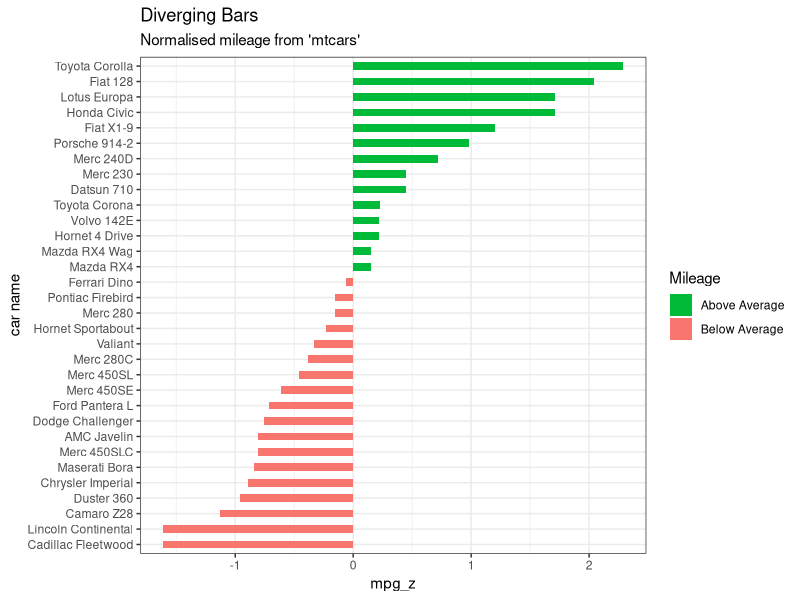

Here is the R script that generated this plot:
# This is a simple R script.
# Consider using R Notebook if you want to do markdown style commenting.
# Use hashtags to make comments. R will ignore everything after hashtag.
#' Hastags with a single quote will be written as "normal text" when knitted (more on that later)
#
# Make comments! Lots of comments to your script. It's important to document code
# Both so you can remember what you are doing, and so others can understand you what you have done
# https://medium.com/@andrewgoldis/how-to-document-source-code-responsibly-2b2f303aa525
# Execute lines by pressing cmd+enter (mac), or ctrl+enter (windows)

# To check the working directory:
getwd()

# Changing the working directory
setwd(dir = "./../Setup/")

# Save workspace

setwd(dir = "./../Intro_to_Rstudio//")
#### Several hashtags makes a section  ####
library(ggplot2)

#save.image("Some_data.Rdata")


#### Start a new section ####
#' do some stats:   
#' Example from http://r-statistics.co/Top50-Ggplot2-Visualizations-MasterList-R-Code.html  
#' Notice the different comment-mark?   
#' It will make a difference when writing a report (aka. knit the document)
#' A package called knitr exists, but will not be covered in this course. 
#'   
#'      
theme_set(theme_bw())  

# Data Prep
data("mtcars")  # load data
mtcars$`car name` <- rownames(mtcars)  # create new column for car names
mtcars$mpg_z <- round((mtcars$mpg - mean(mtcars$mpg))/sd(mtcars$mpg), 2)  # compute normalized mpg
mtcars$mpg_type <- ifelse(mtcars$mpg_z < 0, "below", "above")  # above / below avg flag
mtcars <- mtcars[order(mtcars$mpg_z), ]  # sort
mtcars$`car name` <- factor(mtcars$`car name`, levels = mtcars$`car name`)  # convert to factor to retain sorted order in plot.

# Diverging Barcharts
ggplot(mtcars, aes(x=`car name`, y=mpg_z, label=mpg_z)) + 
  geom_bar(stat='identity', aes(fill=mpg_type), width=.5)  +
  scale_fill_manual(name="Mileage", 
                    labels = c("Above Average", "Below Average"), 
                    values = c("above"="#00ba38", "below"="#f8766d")) + 
  labs(subtitle="Normalised mileage from 'mtcars'", 
       title= "Diverging Bars") + 
  coord_flip()

#' ### NOTE
#' the section header  in an R-script does not work will with making a simple report
#' If you want to make "better" reports make a Rnotebook file instead of a script
#' It depends on what functionallity you want...
#' 

